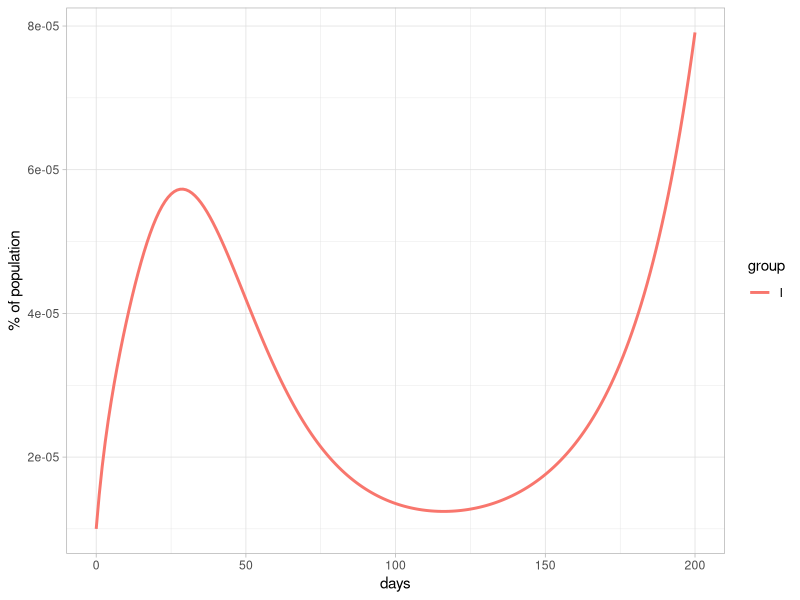
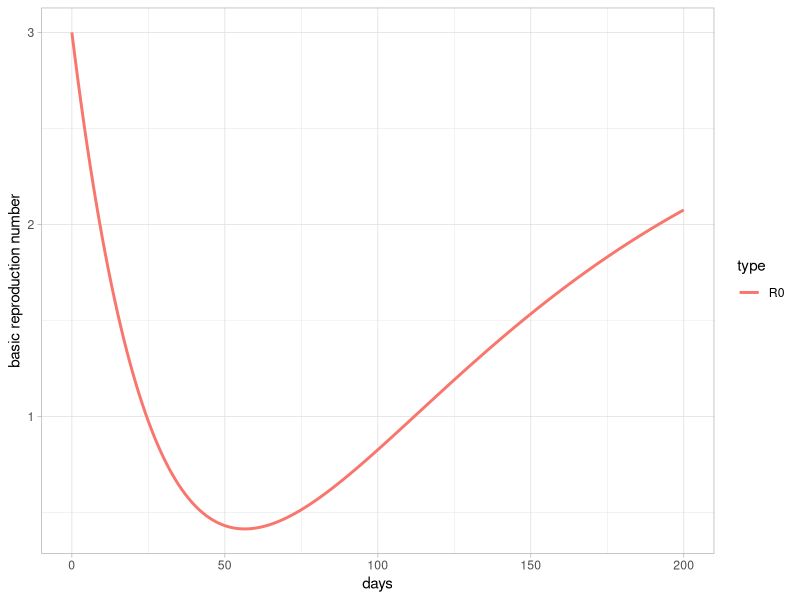

Here is the R script that generated these plots, in order:
## ---- chunk 1
knitr::opts_chunk$set(
  echo    = TRUE,
  message = FALSE,
  warning = FALSE,
  error   = FALSE
)
## ---- chunk 2
library(deSolve)   # for solving ODE's
library(tidyverse) # for data wrangling and plotting
## ---- chunk 3
I_init <- 1e-07
E_init <- 3 * I_init
R_init <- 0
S_init <- 1 - I_init - E_init - R_init

R0_1_init   <- 10
R0_2_init   <- -4
R0_init     <- 0.5 * (R0_1_init + R0_2_init)

init <- c(
  S    = S_init,
  E    = E_init,
  I    = I_init,
  R    = R_init,
  R0_1 = R0_1_init,
  R0_2 = R0_2_init,
  R0   = R0_init
)
## ---- chunk 4
pi_r    <- 1 / 18
pi_e    <- 1 / 5.2
R0_1bar <- -4
R0_2bar <- 10
eta1    <- 1 / 35
eta2    <- 1 / 100

parameters <- c(
  pi_r    = pi_r,
  pi_e    = pi_e,
  R0_1bar = R0_1bar,
  R0_2bar = R0_2bar,
  eta1    = eta1,
  eta2    = eta2
)
## ---- chunk 5
times <- seq(0, 548, by = 1)
## ---- chunk 6
sir <- function(time, state, parameters) {

  with(as.list(c(state, parameters)), {

    dS = -0.5 * (R0_1 + R0_2) * pi_r * S * I
    dE =  0.5 * (R0_1 + R0_2) * pi_r * S * I - pi_e * E
    dI =  pi_e * E - pi_r * I
    dR =  pi_r * I
    
    dR0_1 = -eta1 * (R0_1 - R0_1bar)
    dR0_2 = -eta2 * (R0_2 - R0_2bar)
    dR0   = -0.5 * eta1 * (R0_1 - R0_1bar) -0.5 * eta2 * (R0_2 - R0_2bar)
    
    results = c (dS, dE, dI, dR, dR0_1, dR0_2, dR0)
    list (results)
  })
}
## ---- chunk 7
out <- ode(
  y = init,
  times = times,
  func = sir,
  parms = parameters
)
## ---- chunk 8
out_long <- out %>% 
  as.data.frame() %>%
  select(time, S, E, I, R) %>% 
  pivot_longer(-time, names_to = "group", values_to = "prop")

out_long %>% 
  filter(group == "I", time <= 200) %>% 
  ggplot(aes(x = time, y = prop * 100, color = group)) +
  geom_line(size = 1) + 
  theme_light() + 
  labs(
    x = "days",
    y = "% of population"
  )
## ---- chunk 9
R0_long <- out %>% 
  as.data.frame() %>%
  select(time, R0, R0_1, R0_2) %>% 
  pivot_longer(-time, names_to = "type", values_to = "value")

R0_long %>% 
  filter(type == "R0", time <=200) %>% 
  ggplot(aes(x = time, y = value, color = type)) +
  geom_line(size = 1) + 
  theme_light() + 
  labs(
    x = "days",
    y = "basic reproduction number"
  )
